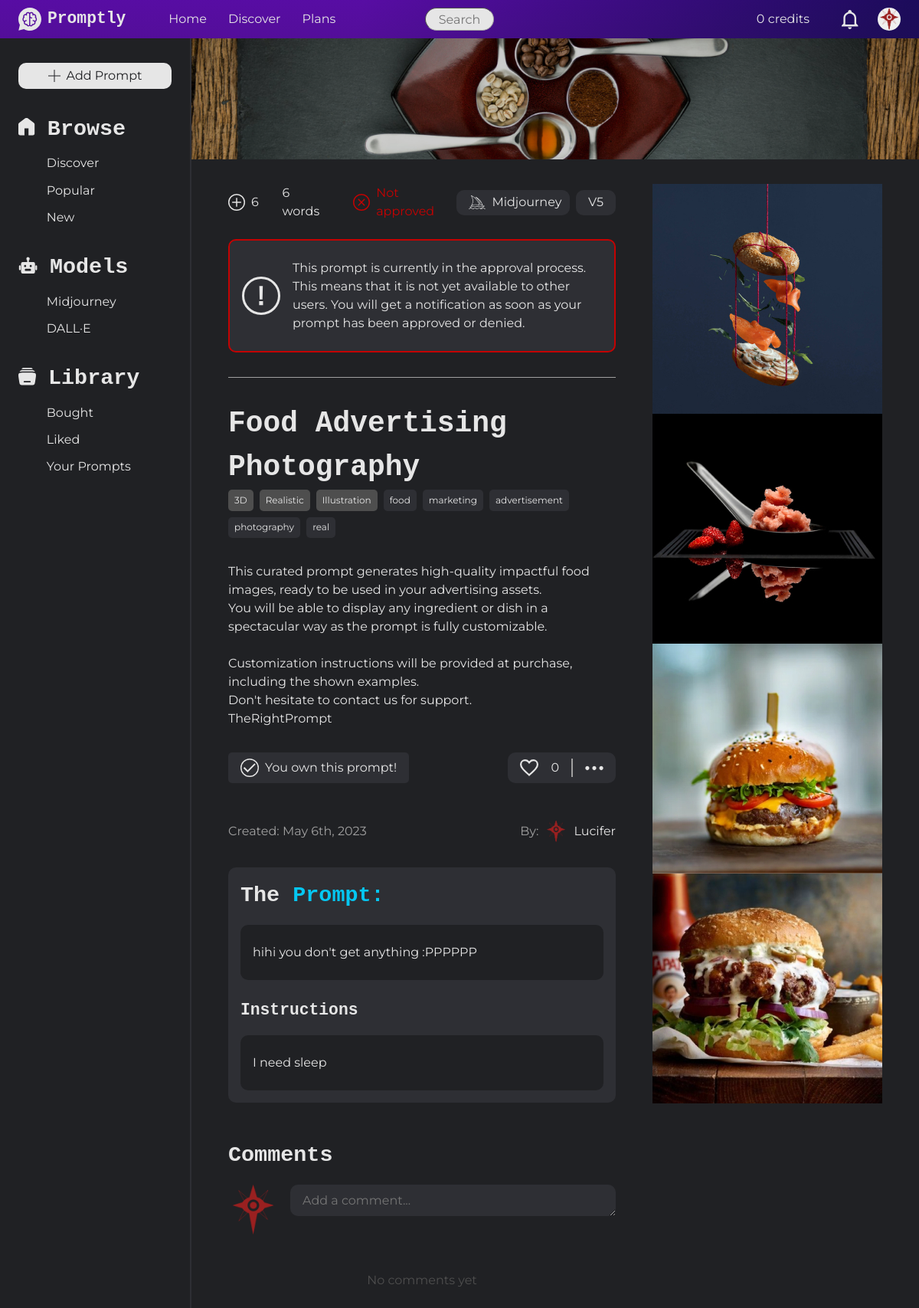
The app's page /prompt.php?id=3 (signed in), older data.
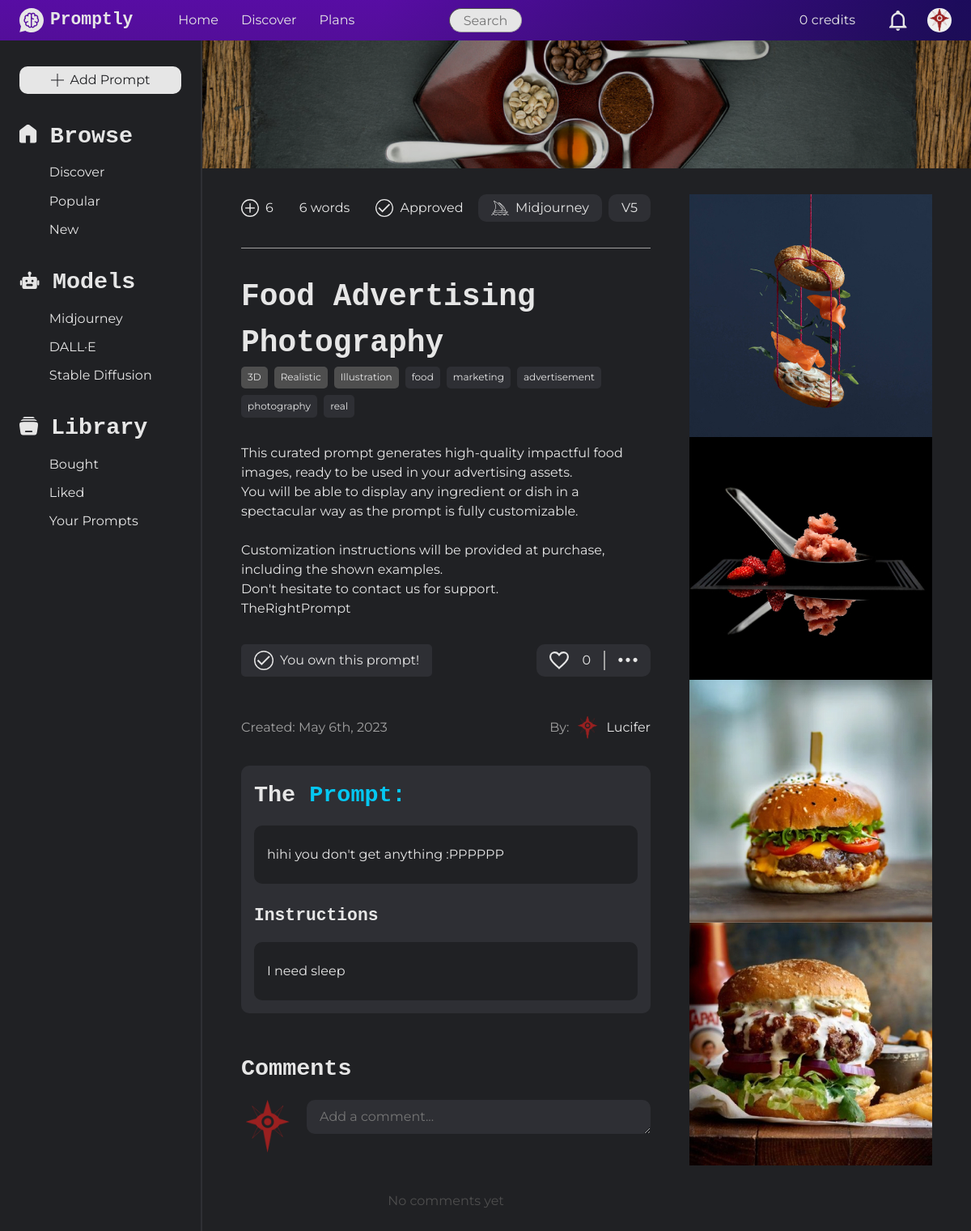
The same page, newer data.
### tables this page shows
CREATE TABLE `users` (
  `id` int(11) NOT NULL,
  `username` varchar(300) NOT NULL,
  `email` varchar(300) NOT NULL,
  `password` varchar(300) NOT NULL,
  `biography` varchar(150) DEFAULT NULL,
  `profile_pic` varchar(300) NOT NULL DEFAULT 'assets/images/site/default-user-pic.svg',
  `date_created` datetime NOT NULL DEFAULT current_timestamp(),
  `email_verified` tinyint(1) NOT NULL DEFAULT 0,
  `last_login` datetime DEFAULT NULL,
  `credits` int(11) NOT NULL DEFAULT 0,
  `active` tinyint(1) NOT NULL DEFAULT 1
);

CREATE TABLE `ai_models` (
  `id` int(11) NOT NULL,
  `name` varchar(50) NOT NULL,
  `description` varchar(300) NOT NULL,
  `versions` text NOT NULL,
  `icon` varchar(300) NOT NULL
);

CREATE TABLE `prompts` (
  `id` int(11) NOT NULL,
  `title` varchar(70) NOT NULL,
  `description` varchar(500) NOT NULL,
  `tags` text NOT NULL,
  `prompt` text NOT NULL,
  `prompt_instructions` text NOT NULL,
  `word_count` int(11) NOT NULL,
  `author_id` int(11) NOT NULL,
  `model_id` int(11) NOT NULL,
  `model_version` varchar(30) NOT NULL,
  `header_image` varchar(300) NOT NULL,
  `example_image1` varchar(300) NOT NULL,
  `example_image2` varchar(300) DEFAULT NULL,
  `example_image3` varchar(300) DEFAULT NULL,
  `example_image4` varchar(300) DEFAULT NULL,
  `date_created` datetime NOT NULL DEFAULT current_timestamp(),
  `free` tinyint(1) NOT NULL DEFAULT 0,
  `approved` tinyint(1) NOT NULL DEFAULT 0
);

CREATE TABLE `categories` (
  `id` int(11) NOT NULL,
  `title` varchar(50) NOT NULL
);

### prompt.php (the view, shortened to what the rows shown need)
<?php
include_once(__DIR__ . '/classes/Prompt.php');
include_once(__DIR__ . '/classes/User.php');
include_once(__DIR__ . '/classes/Like.php');
if (!empty($_GET['id'])) {
    $prompt = Prompt::getPromptById($_GET['id']);
    $isAuthor = (isset($_SESSION['userId']) && $prompt['author_id'] == $_SESSION['userId']) ? true : false;
    $model = Prompt::getModelById($prompt['model_id']);
    $categories = Prompt::getCategoriesByPromptId($_GET['id']);
    $author = User::getUserById($prompt['author_id']);
    $tags = json_decode($prompt['tags'], true);
    $AllLikes = Like::getLikes($_GET['id']);
} else {
    Leave();
}
?><!DOCTYPE html>
<html lang="en">
<head>
    <link rel="stylesheet" href="css/main.css">
    <link rel="stylesheet" href="css/platform.css">
    <link rel="stylesheet" href="css/single-prompt.css">
</head>
<body>
    <?php include_once(__DIR__ . "/partials/nav.inc.php"); ?>
    <main>
        <?php include_once(__DIR__ . "/partials/aside.inc.php"); ?>
        <div>
            <header id="prompt-header" style="background-image: url(<?php echo $prompt['header_image'] ?>); cursor: default;">
                <div></div>
            </header>
            <div class="center-parent">
                <div class="center" id="single-prompt-grid">
                    <div>
                        <section id="single-prompt-top">
                            <p id="single-prompt-top-left">
                                <span aria-label="Amount of people that bought the prompt">
                                    <img src="assets/images/site/plus-circle-icon.svg" alt="Buy icon">
                                    6
                                </span>
                                <span><?php echo htmlspecialchars($prompt['word_count']); ?> words</span>
                                <?php if ($prompt['approved']) : ?>
                                    <span>
                                        <img src="assets/images/site/success-icon.svg" alt="Check mark">
                                        Approved
                                    </span>
                                <?php else : ?>
                                    <span class="red-text">
                                        <img src="assets/images/site/cross-symbol.svg" alt="Cross">
                                        Not approved
                                    </span>
                                <?php endif; ?>
                            </p>
                            <div id="single-prompt-top-right">
                                <span>
                                    <img src="<?php echo $model['icon'] ?>" alt="Model icon">
                                    <?php echo $model['name']; ?>
                                </span>
                                <span>
                                    <?php echo $prompt['model_version']; ?>
                                </span>
                            </div>
                        </section>
                        <section id="single-prompt-basic-info">
                            <div>
                                <h1><?php echo htmlspecialchars($prompt['title']); ?></h1>
                                <p id="single-prompt-tags">
                                    <?php foreach($categories as $category) : ?>
                                        <a class="white-a" href="all-prompts?categories=<?php echo $category['id']; ?>"><?php echo htmlspecialchars($category['title']); ?></a>
                                    <?php endforeach; ?>
                                    <?php foreach($tags as $tag) : ?>
                                        <span><?php echo htmlspecialchars($tag); ?></span>
                                    <?php endforeach; ?>
                                </p>
                            </div>
                            <p><?php echo nl2br(htmlspecialchars($prompt['description'])); ?></p>
                        </section>
                        <?php if (!isset($_SESSION['loggedIn']) || $_SESSION['loggedIn'] === false) : ?>
                            <section class="single-prompt-login-container">
                                <h2>Log in or sign up to see more!</h2>
                                <div>
                                    <a class="button primary-btn-white" id="primary-btn-nav" href="login">Log in</a>
                                    <a class="secondary-btn-white white-a" href="register">Sign up</a>
                                </div>
                            </section>
                        <?php else: ?>
                            <section id="single-prompt-action-section">
                                <div>
                                    <?php if ($isAuthor || (isset($_SESSION['isModerator']) && $_SESSION['isModerator'] === true)) : ?>
                                        <div id="prompt-gotten-container">
                                            <img src="assets/images/site/success-icon.svg" alt="Checkmark">
                                            <span>You own this prompt!</span>
                                        </div>
                                    <?php endif; ?>
                                </div>
                                <div id="single-prompt-action-section-right">
                                    <a id="like-btn" href="#" aria-label="Like prompt" data-liked="<?php echo Like::isLiked($_SESSION['userId'], $_GET['id']) ? 'true' : 'false'; ?>"></a>
                                    <span id="likes-count"><?php echo $AllLikes; ?></span>
                                    <hr>
                                    <a id="prompt-more-options-button" href="#" aria-label="More options"></a>
                                </div>
                            </section>
                            <section id="prompt-author-info">
                                <p class="grey">Created: <?php echo date("F jS, o", strtotime($prompt['date_created'])); ?></p>
                                <a class="white-a profile-a" href="profile?id=<?php echo $author['id']; ?>">
                                    <span class="grey">By:</span>
                                    <figure style="background-image: url(<?php echo $author['profile_pic'] ?>);"></figure>
                                    <span><?php echo htmlspecialchars($author['username']); ?></span>
                                </a>
                            </section>
                                <?php if ($isAuthor || isset($_SESSION['isModerator'])) :  ?>
                                    <section id="prompt-section">
                                        <h2>The <span class="blue-text">Prompt:</span></h2>
                                        <div id="prompt-container">
                                            <p><?php echo nl2br(htmlspecialchars($prompt['prompt'])); ?></p>
                                        </div>
                                        <h3>Instructions</h3>
                                        <div id="prompt-container">
                                            <p><?php echo nl2br(htmlspecialchars($prompt['prompt_instructions'])); ?></p>
                                        </div>
                                    </section>
                                <?php endif; ?>
                            <section id="comment-section">
                                <h2>Comments</h2>
                                <form action="" id="add-comment-form">
                                    <figure style="background-image: url(<?php echo $_SESSION['profile-pic']; ?>)"></figure>
                                    <div>
                                        <textarea rows="1" name="comment" id="comment-textarea" placeholder="Add a comment..."></textarea>
                                    </div>
                                </form>
                                <div id="comment-list">
                                    <?php
                                        $comments = Comment::getAllComments($prompt['id']);
                                    ?>
                                    <?php if (empty($comments)) : ?>
                                        <div id="no-comments-container">
                                            <p>No comments yet</p>
                                        </div>
                                    <?php endif; ?>
                                </div>
                            </section>
                        <?php endif; ?>
                    </div>
                    <section id="single-prompt-image-container">
                        <figure style="background-image: url(<?php echo $prompt['example_image1']; ?>);" alt="Example image 1"></figure>
                        <?php if (!isset($_SESSION['loggedIn']) || $_SESSION['loggedIn'] === false) : ?>
                            <figure class="single-prompt-login-container" style="aspect-ratio: 1/1; border-radius: 0;">
                                <img src="assets/images/site/locked-eye-icon.svg" alt="Locked">
                            </figure>
                        <?php else : ?>
                            <?php if (isset($prompt['example_image2'])) : ?>
                                <figure style="background-image: url(<?php echo $prompt['example_image2']; ?>)" alt="Example image 2"></figure>
                            <?php endif; ?>
                            <?php if (isset($prompt['example_image3'])) : ?>
                                <figure style="background-image: url(<?php echo $prompt['example_image3']; ?>)" alt="Example image 3"></figure>
                            <?php endif; ?>
                            <?php if (isset($prompt['example_image4'])) : ?>
                                <figure style="background-image: url(<?php echo $prompt['example_image4']; ?>)" alt="Example image 4"></figure>
                            <?php endif; ?>
                        <?php endif; ?>
                    </section>
                </div>
            </div>
        </div>
    </main>
</body>
</html>

### partials/nav.inc.php (shortened to what the rows shown need)
<?php
include_once($_SERVER['DOCUMENT_ROOT'] . __ROOT__ . "classes/User.php");
?><nav id="primary-nav"
    data-root="<?php echo __ROOT__; ?>"
    <?php if (isset($_SESSION['loggedIn'])) echo 'data-user-id="' . $_SESSION['userId'] . '"'; ?>
    <?php if (isset($_SESSION['isModerator'])) echo 'data-mod="true"'; ?>
>
    <div class="account-nav" aria-label="Account navigation">
        <?php if (isset($_SESSION['loggedIn']) && $_SESSION['loggedIn'] === true) : ?>
            <?php
                $credits = User::getCreditsByUserId($_SESSION['userId']);
            ?>
            <p class="credits hide-media-query"><?php echo $credits; ?> credits</p>
            <div style="position: relative" data-dropdown class="dropdown">
                <button id="notifications-btn" data-dropdown-btn>
                </button>
            </div>
            <div style="position: relative;" data-dropdown class="dropdown">
                <button class="white-a profile-a" id="account-nav-btn" style="background-image: url(<?php echo __ROOT__ . htmlspecialchars($_SESSION['profile-pic']); ?>);" data-dropdown-btn></button>
            </div>
        <?php endif; ?>
    </div>
</nav>

### partials/aside.inc.php (shortened to what the rows shown need)
<?php
include_once($_SERVER['DOCUMENT_ROOT'] . __ROOT__ . 'classes/Prompt.php');
$navModels = Prompt::getAllModels();
?><aside>
    <nav aria-label="Platform/tab navigator" id="aside-nav">
        <div>
            <a href="<?php echo __ROOT__; ?>discover" class="aside-title">
                <h2>Browse</h2>
            </a>
        </div>
        <div id="aside-models">
            <div class="aside-title">
                <h2>Models</h2>
            </div>
            <ul class="aside-ul">
                <?php foreach ($navModels as $navModel) : ?>
                    <li><a href="<?php echo __ROOT__; ?>all-prompts?order=popular&models=<?php echo $navModel['id']; ?>"><?php echo $navModel['name']; ?></a></li>
                <?php endforeach; ?>
            </ul>
        </div>
        <div>
            <a href="<?php echo __ROOT__; ?>library.php" class="aside-title">
                <h2>Library</h2>
            </a>
        </div>
    </nav>
</aside>

Row changes from the older to the newer data that the page shows:
added ai_models: name "Stable Diffusion"
changed prompts "Food Advertising Photography": approved 0 → 1 (drawn)
Text that changed along with them:
text no longer shown: "Not approved This prompt is currently in the approval process. This means that it is not yet available to other users. You will get a notification as soon as your prompt has been approved or denied."
text now shown: "Approved"
